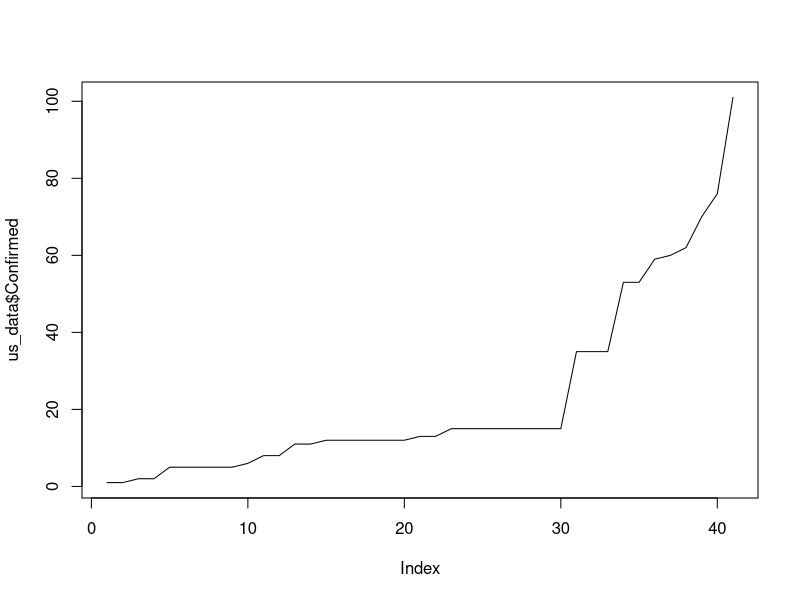
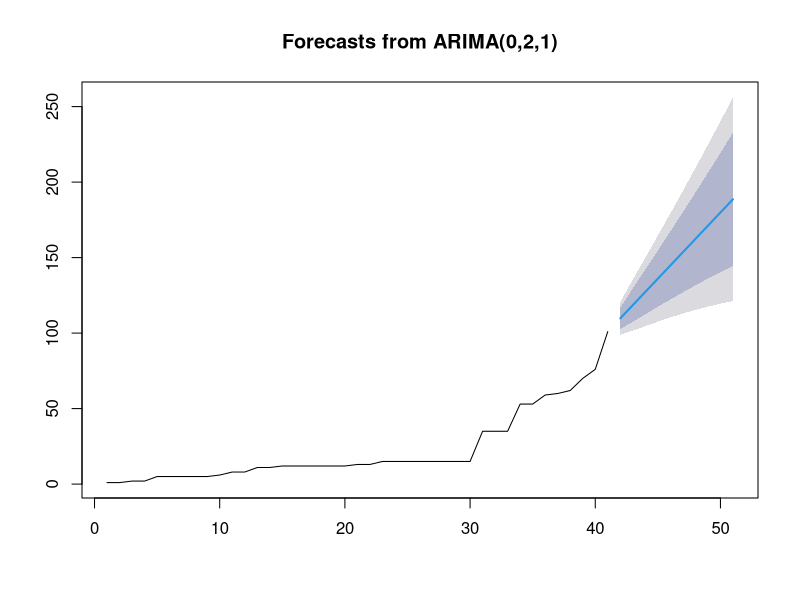

Write the R code that produced these figures, in order.
##read_data 
library(dplyr)
library(forecast)
ts <- read.csv("forecast/covid_19_data.csv")

us_data <- ts[ts$Country.Region== "US",] %>% group_by(ObservationDate) %>% summarise(Confirmed=sum(Confirmed))
plot(us_data$Confirmed,type='l')

model_fit <- auto.arima(us_data$Confirmed)
plot(forecast(model_fit,h=10))
